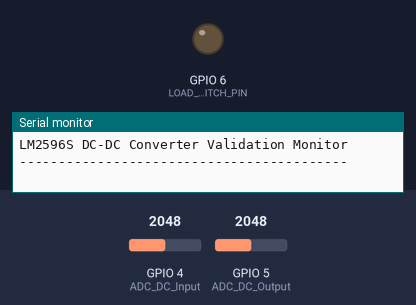
A sketch run on a simulated ESP32-S3. On the bench: output pins drawn as LEDs (lit = HIGH), the last lines printed to the serial monitor. Inputs (shaded band) come from the test bench; at power-on: GPIO 4 (ADC_DC_Input) = 2048, GPIO 5 (ADC_DC_Output) = 2048 (analog values on the 0–4095 scale).

Above: at 1.5 s.
At 4.1 s:
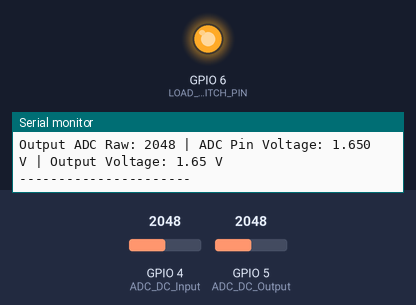
Timing chart, 0 to 7.7 s (numbered marks = the images above):
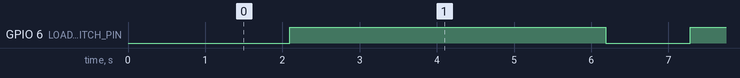

The sketch:

DC-DC_validation.ino
```cpp
// ADC pins
const int ADC_DC_Input = 4;
const int ADC_DC_Output = 5;

// GPIO controlling transistor/load
const int LOAD_SWITCH_PIN = 6;

// Voltage divider resistor values
const float R1 = 100000.0; // 100k ohm
const float R2 = 10000.0;  // 10k ohm

// Divider ratio = 11
const float DRatio = (R1 + R2) / R2;

// ADC reference approximation
const float ADC_REF_VOLTAGE = 3.30;

// Number of samples to average
const int NUM_SAMPLES = 20;

void setup() {
  Serial.begin(115200);
  delay(1000);

  analogReadResolution(12); // 0 to 4095

  analogSetPinAttenuation(ADC_DC_Input, ADC_11db);
  analogSetPinAttenuation(ADC_DC_Output, ADC_11db);

  pinMode(ADC_DC_Input, INPUT);
  pinMode(ADC_DC_Output, INPUT);

  pinMode(LOAD_SWITCH_PIN, OUTPUT);
  digitalWrite(LOAD_SWITCH_PIN, LOW);

  Serial.println("LM2596S DC-DC Converter Validation Monitor");
  Serial.println("------------------------------------------");
}

void loop() {
  // Test with load OFF
  digitalWrite(LOAD_SWITCH_PIN, LOW);
  delay(1000); // let voltage settle
  Serial.println("LOAD OFF");
  readAndPrintVoltage();

  // Test with load ON
  digitalWrite(LOAD_SWITCH_PIN, HIGH);
  delay(1000); // let voltage settle
  Serial.println("LOAD ON");
  readAndPrintVoltage();

  delay(3000);
}

int readAverageADC(int pin) {
  long total = 0;

  for (int i = 0; i < NUM_SAMPLES; i++) {
    total += analogRead(pin);
    delay(2);
  }

  return total / NUM_SAMPLES;
}

void readAndPrintVoltage() {
  int rawInput = readAverageADC(ADC_DC_Input);
  int rawOutput = readAverageADC(ADC_DC_Output);

  // Convert raw ADC reading to voltage at ESP32 ADC pin
  float inputAdcVoltage = (rawInput / 4095.0) * ADC_REF_VOLTAGE;
  float outputAdcVoltage = (rawOutput / 4095.0) * ADC_REF_VOLTAGE;

  // Convert ADC pin voltage back to actual measured voltage
  float dcInputVoltage = inputAdcVoltage * DRatio;
  float dcOutputVoltage = outputAdcVoltage;

  Serial.print("Input ADC Raw: ");
  Serial.print(rawInput);
  Serial.print(" | ADC Pin Voltage: ");
  Serial.print(inputAdcVoltage, 3);
  Serial.print(" V | Input Voltage: ");
  Serial.print(dcInputVoltage, 2);
  Serial.println(" V");

  Serial.print("Output ADC Raw: ");
  Serial.print(rawOutput);
  Serial.print(" | ADC Pin Voltage: ");
  Serial.print(outputAdcVoltage, 3);
  Serial.print(" V | Output Voltage: ");
  Serial.print(dcOutputVoltage, 2);
  Serial.println(" V");

  Serial.println("----------------------");
}
```

Measured:
- by itself, GPIO 6 (LOAD_SWITCH_PIN): alternates HIGH for 4.1 s and LOW for 1.1 s
